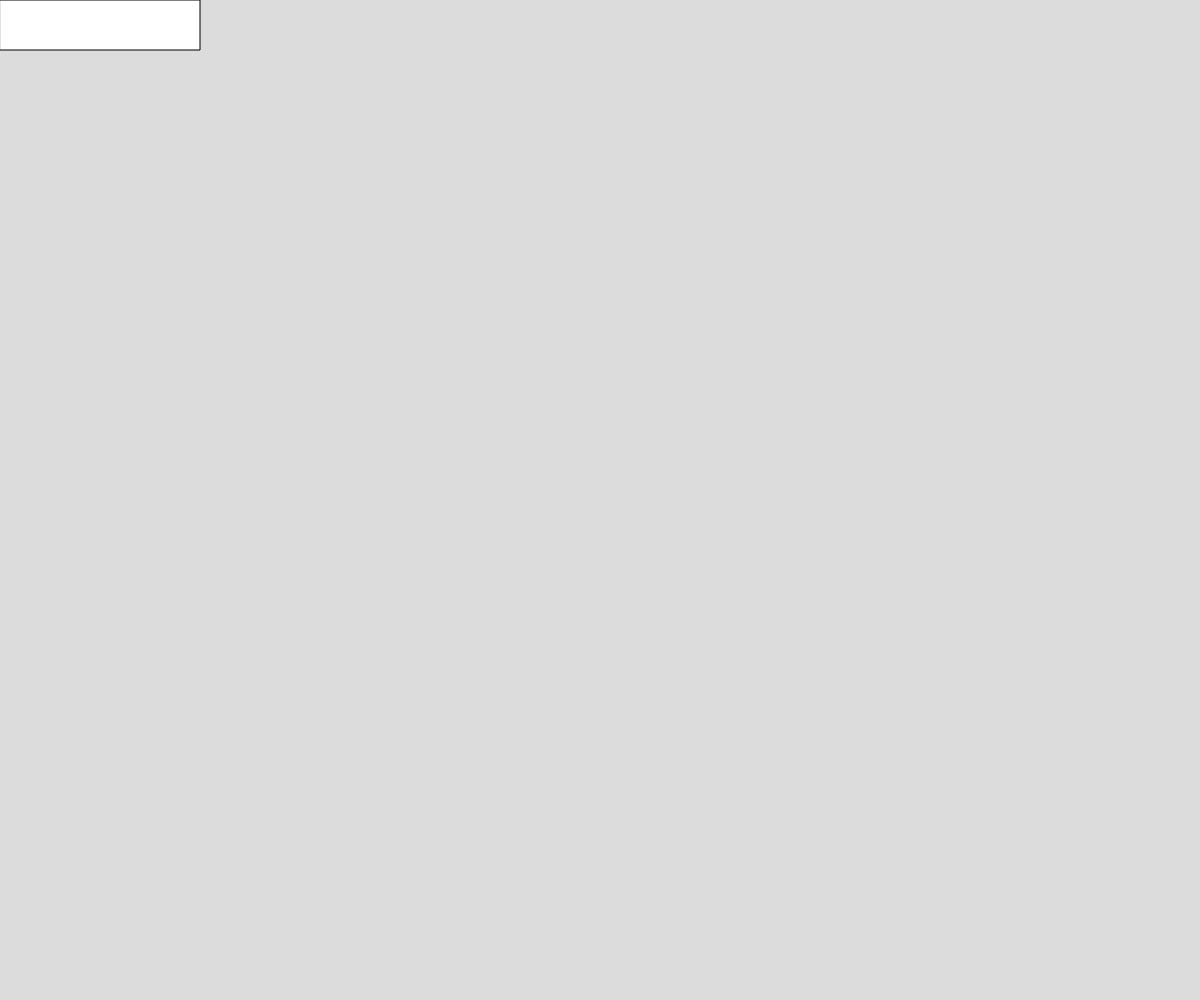
Frame 1 (no input)
Frame 60 (no input): identical to frame 1, image omitted
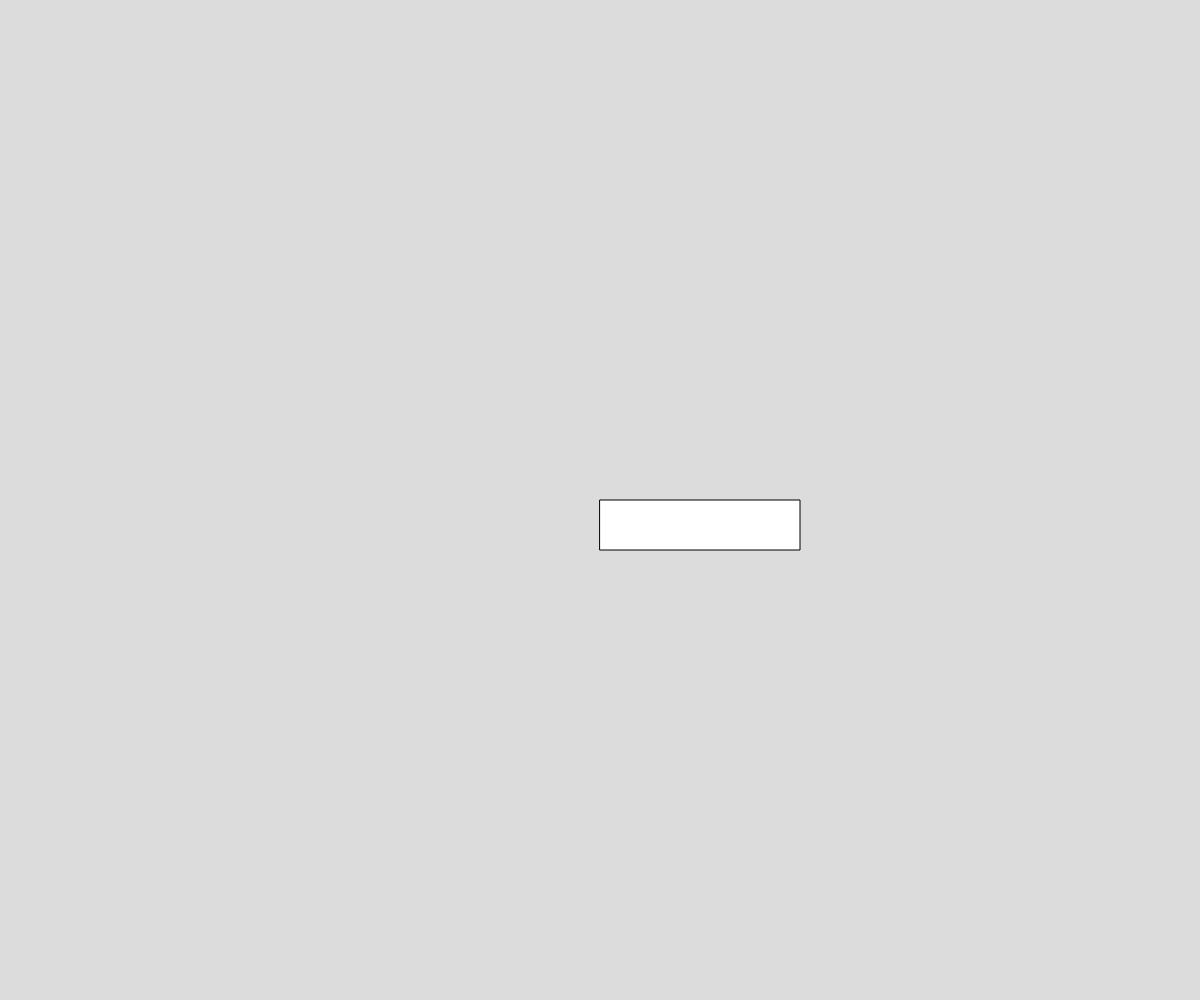
Frame 120 (the mouse pressed at the canvas centre since frame 60)

The p5.js sketch that drew these frames (run headless with seeded random() and noise() and a simulated clock; from frame 60 on, the mouse is pressed at the canvas centre):

// p5.js sketch
// ── sketch.js
// Project Title
// Your Name
// Date
//
// Extra for Experts:
// - describe what you did to take this project "above and beyond"


function setup() {
  createCanvas(windowWidth, windowHeight);
}

function draw() {
  background(220);
  rect(mouseX, mouseY, 200, 50);
}
